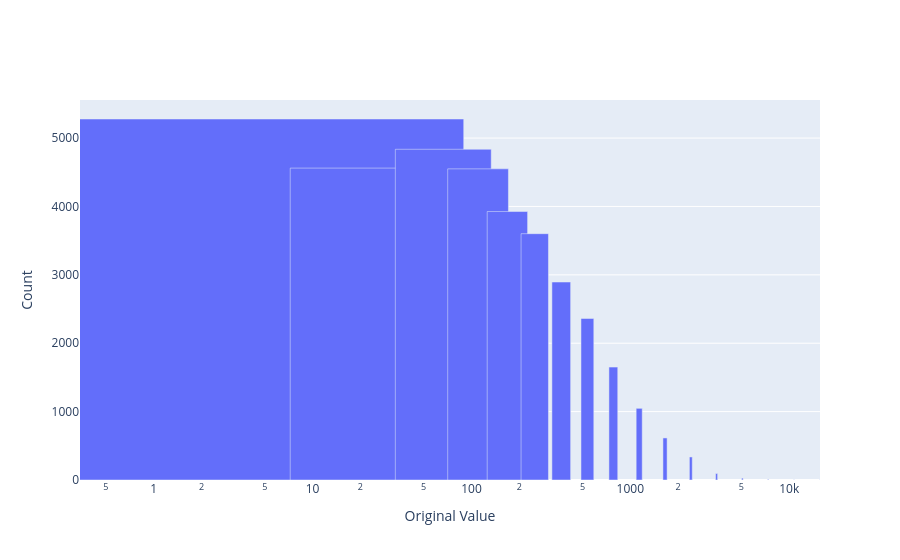

Notebook cell for this chart:
### Code cell
import numpy as np
import plotly.graph_objects as go

# Create log-spaced bins
num_bins = 30
bins = np.logspace(np.log10(superstore['Sales'].min()), np.log10(superstore['Sales'].max()), num_bins)

# Compute histogram
counts, edges = np.histogram(superstore['Sales'], bins=bins)

# Build bar plot
fig = go.Figure(
    go.Bar(
        x=edges[:-1],
        y=counts,
        width=100,
    )
)

fig.update_layout(
    xaxis_type="log",  # keep original scale
    xaxis_title="Original Value",
    yaxis_title="Count",
)

fig.show()

### Figure 1 — Plotly figure (JSON) as saved in the notebook; plotly's stock layout.template omitted (floating-point values rounded to 4 significant figures)
{"data": [{"type": "bar", "width": 100, "x": [0.444, 0.6452, 0.9376, 1.363, 1.98, 2.877, 4.182, 6.077, 8.831, 12.83, 18.65, 27.1, 39.38, 57.23, 83.17, 120.9, 175.6, 255.2, 370.9, 539.0, 783.3, 1138.0, 1654.0, 2404.0, 3493.0, 5076.0, 7377.0, 10720.0, 15580.0], "y": [2, 4, 29, 73, 156, 386, 734, 1203, 1991, 3053, 3746, 4113, 5279, 4561, 4836, 4550, 3926, 3602, 2895, 2362, 1651, 1048, 615, 337, 95, 29, 10, 2, 2]}], "layout": {"xaxis": {"title": {"text": "Original Value"}, "type": "log"}, "yaxis": {"title": {"text": "Count"}}}}
